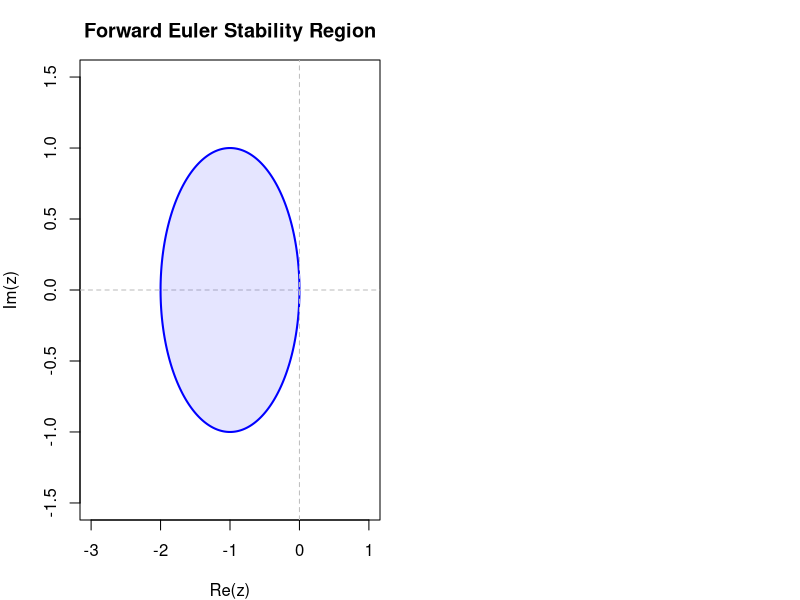

Write R code to recreate this figure. (Note: this script raises an error after producing the figure.)
## ---- chunk 1
knitr::opts_chunk$set(echo = TRUE, warning = FALSE, message = FALSE)
## ---- chunk 2
par(mfrow = c(1, 2), mar = c(4, 4, 3, 1))

# Forward Euler stability region
theta <- seq(0, 2*pi, length.out = 500)
x_fe <- -1 + cos(theta)
y_fe <- sin(theta)

plot(x_fe, y_fe, type = "l", col = "blue", lwd = 2,
     xlim = c(-3, 1), ylim = c(-1.5, 1.5),
     xlab = "Re(z)", ylab = "Im(z)",
     main = "Forward Euler Stability Region")
abline(h = 0, v = 0, col = "gray", lty = 2)
polygon(x_fe, y_fe, col = rgb(0, 0, 1, 0.1), border = NA)
points(-15*c(0.05, 0.1, 0.16), 0, pch = 16,
       col = c("green", "orange", "red"), cex = 1.5)
legend("topleft",
       legend = c("h=0.05 (z=-0.75)", "h=0.1 (z=-1.5)", "h=0.16 (z=-2.4)"),
       col = c("green", "orange", "red"), pch = 16, cex = 0.7)

# Backward Euler stability region
plot(1 + cos(theta), sin(theta), type = "l", col = "red", lwd = 2, lty = 2,
     xlim = c(-3, 3), ylim = c(-2, 2),
     xlab = "Re(z)", ylab = "Im(z)",
     main = "Backward Euler Stability Region")
abline(h = 0, v = 0, col = "gray", lty = 2)
text(1.5, 0.5, "UNSTABLE\n(interior)", col = "red", cex = 0.8)
text(-1.5, 1.2, "STABLE\n(exterior)", col = "blue", cex = 0.8)
## ---- chunk 3
forward_euler <- function(f, y0, t0, tf, h) {
  t <- seq(t0, tf, by = h)
  y <- numeric(length(t))
  y[1] <- y0
  for (i in 1:(length(t) - 1)) {
    y[i + 1] <- y[i] + h * f(t[i], y[i])
  }
  return(data.frame(t = t, y = y))
}

f <- function(t, y) -15 * y

h_values <- c(0.05, 0.1, 0.16)
colors <- c("blue", "red", "darkgreen")
t_end <- 1.0

plot(NULL, xlim = c(0, t_end), ylim = c(-2, 2),
     xlab = "t", ylab = "y(t)",
     main = "Forward Euler Method: y' = -15y")

# Exact solution
t_exact <- seq(0, t_end, length.out = 500)
lines(t_exact, exp(-15 * t_exact), col = "black", lwd = 2, lty = 2)

for (i in seq_along(h_values)) {
  sol <- forward_euler(f, 1, 0, t_end, h_values[i])
  lines(sol$t, sol$y, col = colors[i], lwd = 1.5, type = "o", pch = 16, cex = 0.5)
}

legend("topright",
       legend = c("Exact", paste0("h = ", h_values)),
       col = c("black", colors), lwd = c(2, rep(1.5, 3)),
       lty = c(2, rep(1, 3)), pch = c(NA, rep(16, 3)), cex = 0.8)

abline(h = 0, col = "gray", lty = 3)
## ---- chunk 4
backward_euler <- function(f_lambda, y0, t0, tf, h) {
  # For y' = lambda*y, backward Euler: u_{n+1} = u_n / (1 - h*lambda)
  lambda <- -15
  t <- seq(t0, tf, by = h)
  y <- numeric(length(t))
  y[1] <- y0
  for (i in 1:(length(t) - 1)) {
    y[i + 1] <- y[i] / (1 - h * lambda)
  }
  return(data.frame(t = t, y = y))
}

plot(NULL, xlim = c(0, t_end), ylim = c(-0.2, 1.2),
     xlab = "t", ylab = "y(t)",
     main = "Backward Euler Method: y' = -15y")

lines(t_exact, exp(-15 * t_exact), col = "black", lwd = 2, lty = 2)

for (i in seq_along(h_values)) {
  sol <- backward_euler(NULL, 1, 0, t_end, h_values[i])
  lines(sol$t, sol$y, col = colors[i], lwd = 1.5, type = "o", pch = 16, cex = 0.5)
}

legend("topright",
       legend = c("Exact", paste0("h = ", h_values)),
       col = c("black", colors), lwd = c(2, rep(1.5, 3)),
       lty = c(2, rep(1, 3)), pch = c(NA, rep(16, 3)), cex = 0.8)
## ---- chunk 5
# Visualize: |R(z)| = 1 boundary is Re(z) = 0
plot(NULL, xlim = c(-4, 4), ylim = c(-3, 3),
     xlab = "Re(z)", ylab = "Im(z)",
     main = "Trapezoidal Method: Stability Region (alpha = 1)")
rect(-4, -3, 0, 3, col = rgb(0, 0, 1, 0.15), border = NA)
abline(v = 0, col = "blue", lwd = 2)
abline(h = 0, col = "gray", lty = 2)
text(-2, 1.5, "STABLE\nRe(z) < 0", col = "blue", cex = 1.2)
text(2, 1.5, "UNSTABLE\nRe(z) > 0", col = "red", cex = 1.2)
## ---- chunk 6
z <- seq(-3, 1, length.out = 1000)
q_z <- 1 + z + z^2 / 2

plot(z, abs(q_z), type = "l", col = "blue", lwd = 2,
     xlab = "z (real)", ylab = "|q(z)|",
     main = "RK2: |q(z)| on the Real Axis")
abline(h = 1, col = "red", lty = 2, lwd = 1.5)
abline(v = c(-2, 0), col = "gray", lty = 3)
text(-1, 0.3, "Stability interval\n(-2, 0)", col = "darkgreen", cex = 0.9)
## ---- chunk 7
z <- seq(-6, 1, length.out = 1000)

q_rk2 <- 1 + z + z^2 / 2
q_c14 <- 1 + z + 0.25 * z^2
q_c18 <- 1 + z + 0.125 * z^2

plot(z, abs(q_rk2), type = "l", col = "blue", lwd = 2,
     xlab = "z (real)", ylab = "|q(z)|", ylim = c(0, 4),
     main = "Comparison: Second-Order vs First-Order with Extended Stability")
lines(z, abs(q_c14), col = "red", lwd = 2)
lines(z, abs(q_c18), col = "darkgreen", lwd = 2)
abline(h = 1, col = "gray", lty = 2, lwd = 1.5)
abline(v = c(-2, -4, -8), col = c("blue", "red", "darkgreen"), lty = 3)
legend("topright",
       legend = c("RK2: c=1/2, interval (-2,0)",
                  "c=1/4, interval (-4,0)",
                  "c=1/8, interval (-8,0)"),
       col = c("blue", "red", "darkgreen"), lwd = 2, cex = 0.8)
